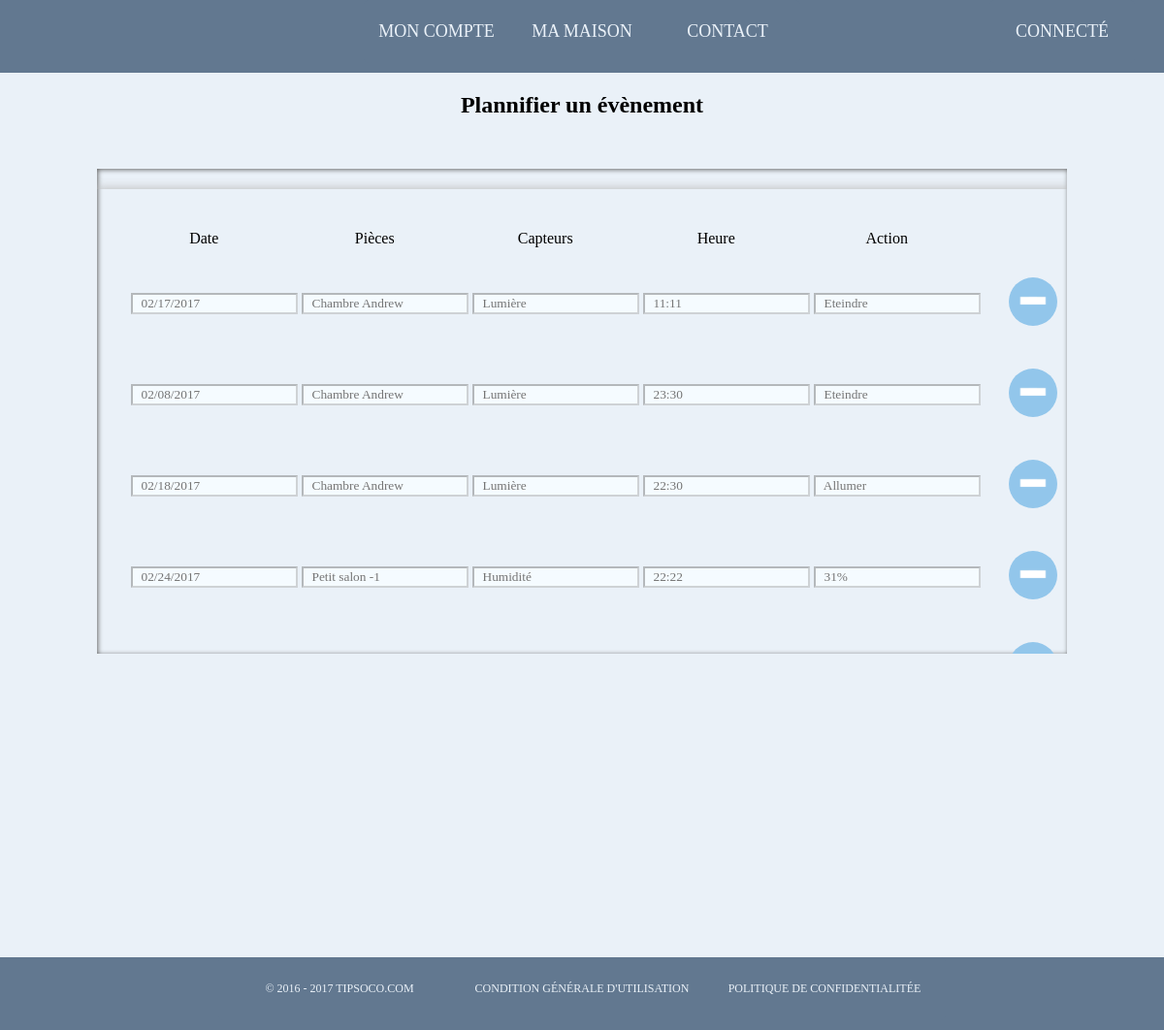
Page /Vue/eventplanner.php (signed in) on the committed database.
### tables this page shows
CREATE TABLE `event` (
  `idevent` int(11) NOT NULL,
  `idc` int(11) NOT NULL,
  `idsens` int(11) NOT NULL,
  `date` varchar(25) NOT NULL,
  `time` varchar(15) NOT NULL,
  `room` varchar(255) NOT NULL,
  `action` varchar(255) NOT NULL
);

### Vue/eventplanner.php (the view, shortened to what this page needs)
<?php
require("../Modele/connexion.php");
?>
<html>
<head>
    <link rel="stylesheet" type="text/css" href="../Styles/header_footer_for_connected_style.css">
    <link rel="stylesheet" type="text/css" href="../Styles/button.css">
    <link rel="stylesheet" type="text/css" href="../Styles/eventplanner.css">
</head>
                <body>
                    <h2 style="text-decoration:none;" align="center">Plannifier un évènement</h2>
                    <div class="event-select" align="center">
                        <form method="POST" align="">
                            <div class="eventlog">
                                <table class="main-table">
                                    <tr>
                                        <td><br><label class="text-input" for="last-name" name="capteur">Date</label></td>
                                        <td><br><label class="text-input" for="last-name" name="room">Pièces</label></td>
                                        <td><br><label class="text-input" for="last-name" name="room">Capteurs</label></td>
                                        <td><br><label class="text-input" for="last-name" name="capteur">Heure</label></td>
                                        <td><br><label class="text-input" for="last-name" name="capteur">Action</label></td>
                                    </tr>
                                    <?php
                                    $idc = $_SESSION['id'];
                                    $reqevent = $bdd->prepare('SELECT * FROM event WHERE idc=?');
                                    $reqevent->execute(array($idc));
                                    $eventcount = $reqevent->rowCount();
                                    if($eventcount != 0)
                                    {
                                        while($fetch = $reqevent->fetch())
                                        {
                                            echo '<tr >';
                                                echo '<td><br><input class="input-log" type="text" name="sensor" value="" disabled placeholder="  '.$fetch['date'].'"</td>';
                                                echo '<td><br><input class="input-log" type="text" name="sensor" value="" disabled placeholder="  '.$fetch['room'].'"</td>';
                                                $idsens = $fetch['idsens'];
                                                $reqsens = $bdd->prepare('SELECT sensortype FROM sensors WHERE idsens=?');
                                                $reqsens->execute(array($idsens));
                                                $senscount = $reqsens->rowCount();
                                                $array = $reqsens->fetchAll(PDO::FETCH_COLUMN);
                                                for ($i = 0; $i <= $senscount-1; $i++)
                                                {
                                                    echo '<td><br><input class="input-log" type="text" name="sensor" value="" disabled placeholder="  '.$array[$i].'"</td>';
                                                    $value = $array[$i];
                                                }
                                                echo '<td><br><input class="input-log" type="text" name="sensor" value="" disabled placeholder="  '.$fetch['time'].'"</td>';
                                                if($value == "Lumière")
                                                {
                                                    if($fetch['action'] == 0)
                                                    {
                                                        echo '<td><br><input class="input-log" type="text" name="sensor" value="" disabled placeholder="  Eteindre"</td>';
                                                    }
                                                    else
                                                    {
                                                        echo '<td><br><input class="input-log" type="text" name="sensor" value="" disabled placeholder="  Allumer"</td>';
                                                    }
                                                }
                                                else
                                                {
                                                    echo '<td><br><input class="input-log" type="text" name="sensor" value="" disabled placeholder="  '.$fetch['action'].'"</td>';
                                                }
                                                echo '<td><a class="links" href="delete-event.php?id='.$fetch['idevent'].'"><img style="position: relative;cursor: pointer;border-width: 1px;height: 50px;width: 50px;top: 3.8vh;right: 20vh;margin-top: 40px;margin-left: 30px;margin-right: 30px;border-radius: 100vh;" name="minus[]" src="../icon/minusbutton.png" id="minus"></a></td>';
                                            echo '</tr>';
                                            ?>
                                            <?php
                                        }
                                        }
                                    ?>
                                </table>
                            </div>
                        </form>
                    </div>
                </body>
</html>

### Styles/header_footer_for_connected_style.css (style rules this page uses)
header { height: 75px; width: 100%; background-color: #627890; }
* { font-family: calibri; }
body { margin: 0%; background-color: #EAF1F8; }
footer { z-index: 15; position: fixed; background-color: #627890; height: 75px; bottom: 0px; width: 100%; }
nav { position: relative; text-align: center; z-index: 5; }
nav > ul { list-style: none; padding: 0; margin: 0; display: inline-block; background: #627890; border-radius: 5px; }
nav > ul > li { float: left; width: 150px; height: 65px; line-height: 65px; position: relative; text-transform: uppercase; font-size: 18px; color: #EAF1F8; cursor: pointer; }
a { color: rgba(255, 255, 255, 0.7); text-decoration: none; }
a { color: #EAF1F8; text-decoration: none; }
nav a { color: #EAF1F8; text-decoration: none; }
nav { z-index: 5; }
.menu_der { z-index: 10; position: absolute; left: 85%; }
.menu_der > ul > li { width: 150px; height: 65px; }
nav.footer { position: relative; text-align: center; z-index: 5; }
nav.footer > ul { list-style: none; padding: 0; margin: 0; display: inline-block; background: #627890; border-radius: 5px; }
nav.footer > ul > li { float: left; width: 250px; height: 65px; line-height: 65px; position: relative; text-transform: uppercase; font-size: 12px; color: #EAF1F8; cursor: pointer; }

### Styles/button.css (style rules this page uses)
* { box-sizing: border-box; }
.main-table { width: 67vh; }

### Styles/eventplanner.css (style rules this page uses)
footer { position: absolute; bottom: 0px; }
* { font-family: "Calibri"; }
body { margin: 0%; height: 100vh; }
table { padding: 2vh; box-shadow: 2px 2px 10px 3px #bfbfbf; }
.main-table { width: 67vh; }
input { background-color: #f5fbff; }
.eventlog { position: relative; overflow: auto; width: 1000px; height: 500px; top: 3vh; -moz-box-shadow: inset 1px 1px 5px 0px #656565; box-shadow: inset 1px 1px 5px 0px #656565; -webkit-box-shadow: inset 1px 1px 5px 0px #656565; box-shadow: inset 1px 1px 5px 0px #656565; -o-box-shadow: inset 1px 1px 5px 0px #656565; box-shadow: inset 1px 1px 5px 0px #656565; filter:progid:DXImageTransform.Microsoft.Shadow(color=#656565, Direction=134, Strength=5); }
table.main-table { text-align: center; position: relative; top: 2vh; }
#minus { position: relative; left: 0.5vh; top: 2vh; }
a.links { height: 30px; width: 10px; position: relative; bottom: 5vh; }
.input-log { position: relative; left: 1vh; }

### rows in the picture
event: sensor "02/17/2017", sensor "Chambre Andrew", sensor "Lumière", sensor "11:11"
event: sensor "02/08/2017", sensor "Chambre Andrew", sensor "Lumière", sensor "23:30"
event: sensor "02/18/2017", sensor "Chambre Andrew", sensor "Lumière", sensor "22:30"
event: sensor "02/24/2017", sensor "Petit salon -1", sensor "Humidité", sensor "22:22", sensor "31%"
